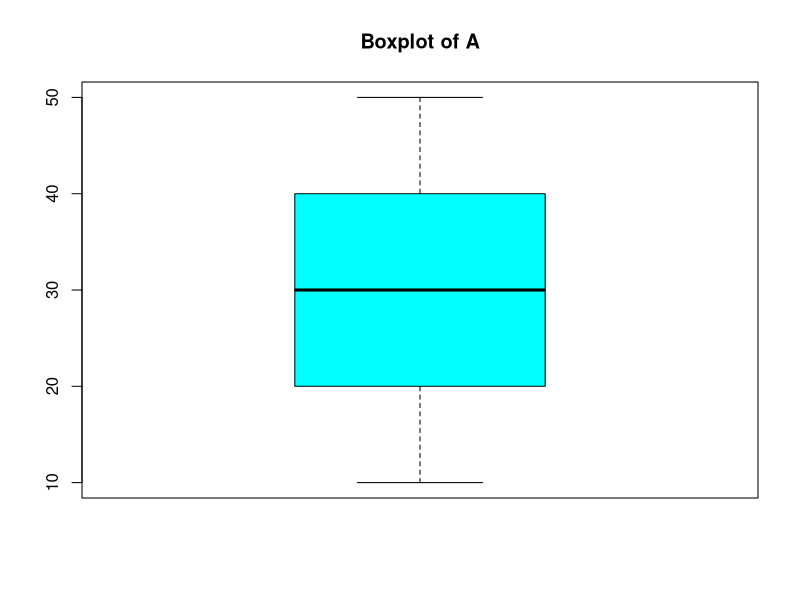

Reproduce this figure in R.
a<-c(10,15,20,25,30,35,40,45,50)
b<-c(5,10,15,20,25,30,35,40,45)
cat('Data A : ',a)
cat('Mean : ',mean(a))
cat('Median : ',median(a))
cat('Summary : ',summary(a))
s1<-'con'
s2<-'cat'
cat('Min : ',min(a))
cat('Max : ',max(a))
cat('1st Qaurtile : ',quantile(a,0.25))
cat('3st Qaurtile : ',quantile(a,0.75))
cat('Summary : ',summary(a))
cat('Concat of ',s1,'and',s2,end="")
cat(s1,s2,sep='')
cat('Variance : ',var(a))
boxplot(a,main='Boxplot of A',col='cyan')

cat('Data B : ',b)
cat('Covariance of A and B : ',cov(a,b))
cat('Correlation of A and B : ',cor(a,b))




